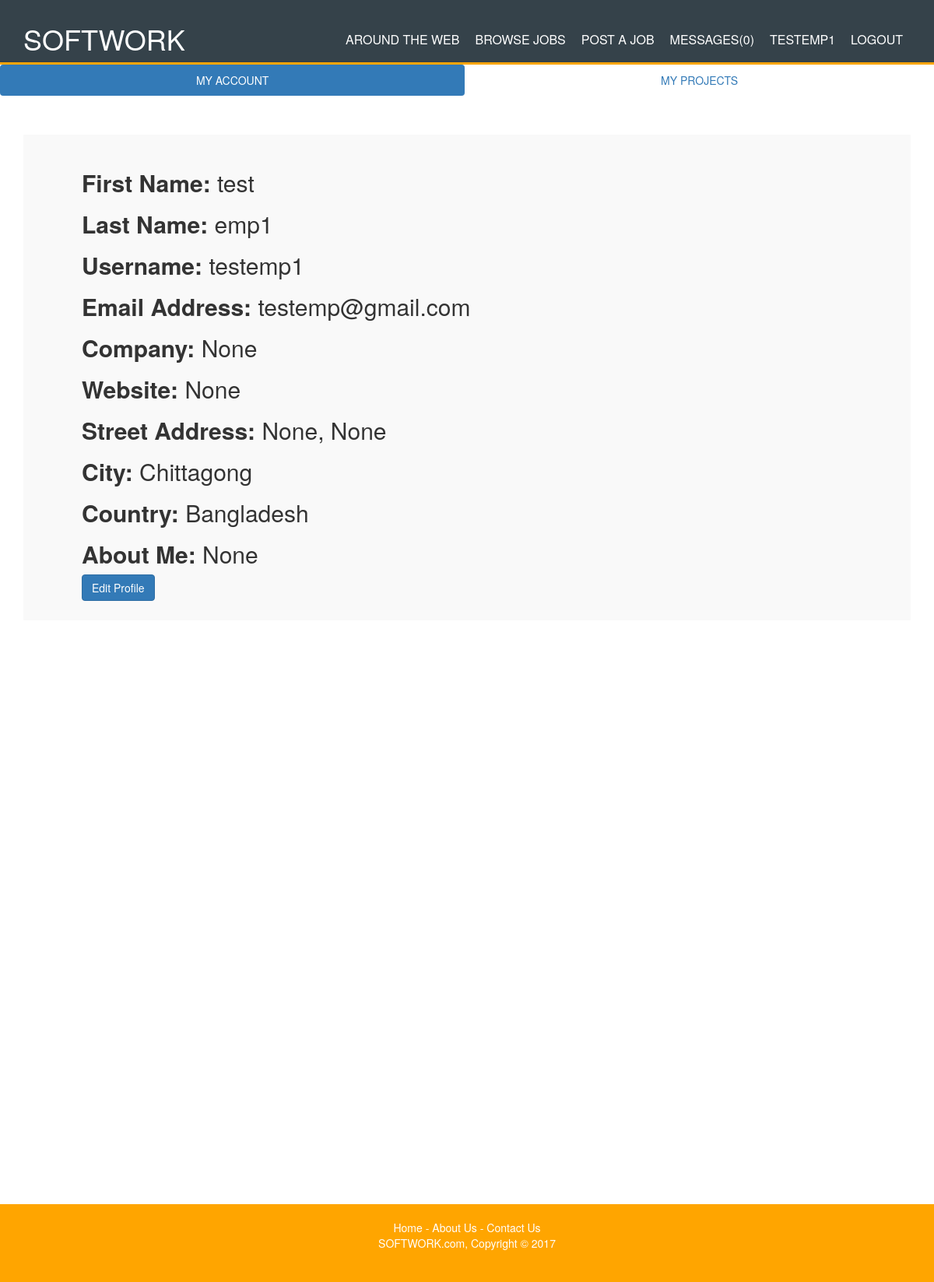
Screenshot of /employee/profile/49/ (signed in) with the database file from the repository.
### accounts/models.py (models this page shows, shortened)
class ProfileEmp(models.Model):
    user = models.OneToOneField(User, on_delete=models.CASCADE)
    employee = models.BooleanField(null=False, default=False)
    company = models.CharField(max_length=500, null=True)
    website = models.URLField(max_length=200, null=True)
    address1 = models.CharField(max_length=500, null=True)
    address2 = models.CharField(max_length=500, null=True)
    city = models.CharField(max_length=200, default='Chittagong')
    country = models.CharField(max_length=200, default='Bangladesh')
    about = models.TextField(null=True)

### employee/views.py (the view)
# urls.py: re_path(r'^profile/(?P<user_id>[0-9]+)/$', views.profile, name='profile'),
@login_required
def profile(request, user_id):
    profile = get_object_or_404(User, pk=user_id)
    profile_emp = ProfileEmp.objects.get(user=profile)
    user = User.objects.all()
    name = request.user
    free_all = ProfileFree.objects.all()
    emp_all = ProfileEmp.objects.all()
    for emp in emp_all:
        if name == emp.user:
            emp_user = True
            break
        else:
            emp_user = False
    for free in free_all:
        if name == free.user:
            free_user = True
            break
        else:
            free_user = False
    all_messages = Message.objects.all()
    count_message_e = 0
    for message in all_messages:
        if name == message.post_user and message.viewed == False:
            count_message_e = count_message_e + 1
    all_jobs = This_Job.objects.all()
    all_bids = Bid.objects.all()
    context = {
        'name': name,
        'user': user,
        'free_user': free_user,
        'emp_user': emp_user,
        'emp_all': emp_all,
        'profile': profile,
        'profile_emp': profile_emp,
        'all_jobs': all_jobs,
        'all_messages': all_messages,
        'count_message_e': count_message_e,
    }
    return render(request, 'employee/profile.html', context)

### employee/templates/employee/profile.html (shortened to what this page needs)
{% extends 'employee/base_profile.html' %}
{% block body %}
<ul class="nav nav-pills nav-justified">
  <li class="active"><a data-toggle="tab" href="#profile">MY ACCOUNT</a></li>
  <li><a data-toggle="tab" href="#projects">MY PROJECTS</a></li>
</ul>
<div class="tab-content">
  <div id="profile" class="tab-pane fade in active">
    <div class="container">
      <div id="contact">
        <h2 style="margin-left:50px; margin-right:50px;"><b>First Name: </b>{{ profile.first_name }}</h2>
        <h2 style="margin-left:50px; margin-right:50px;"><b>Last Name: </b>{{ profile.last_name }}</h2>
        <h2 style="margin-left:50px; margin-right:50px;"><b>Username: </b>{{ profile.username }}</h2>
        <h2 style="margin-left:50px; margin-right:50px;"><b>Email Address: </b>{{ profile.email }}</h2>
        <h2 style="margin-left:50px; margin-right:50px;"><b>Company: </b>{{ profile_emp.company }}</h2>
        <h2 style="margin-left:50px; margin-right:50px;"><b>Website: </b>{{ profile_emp.website }}</h2>
        <h2 style="margin-left:50px; margin-right:50px;"><b>Street Address: </b>{{ profile_emp.address1 }}, {{ profile_emp.address2 }}</h2>
        <h2 style="margin-left:50px; margin-right:50px;"><b>City: </b>{{ profile_emp.city }}</h2>
        <h2 style="margin-left:50px; margin-right:50px;"><b>Country: </b>{{ profile_emp.country }}</h2>
        <h2 style="margin-left:50px; margin-right:50px;"><b>About Me: </b>{{ profile_emp.about }}</h2>
        {% if name.is_authenticated and name == profile %}
          <a style="margin-left:50px; margin-right:50px;" href="{% url 'employee:edit_profile' profile.id %}" class="btn btn-primary" style="margin-bottom:5px;">Edit Profile</a>
        {% endif %}
      </div>
    </div>
  </div>
</div>
{% endblock %}

### employee/templates/employee/base_profile.html (shortened to what this page needs)
<!DOCTYPE html>
<html lang="en">
  <head>
    {% load static %}
    <link rel="stylesheet" type="text/css" href="{% static 'employee/css/style.css' %}"/>
    <link rel="stylesheet" type="text/css" href="{% static 'employee/css/contact_us_style.css' %}"/>
    <link rel="stylesheet" href="https://maxcdn.bootstrapcdn.com/bootstrap/3.3.6/css/bootstrap.min.css">
  </head>
  <body>
      <header>
        <div class="container">
          <div id="branding">
            <span class="highlight"><a href="/"><h1>SOFTWORK</h1></a></span>
          </div>
          <nav>
            {% if name.is_authenticated and emp_user == True and free_user == False %}
              <ul>
                <li><a href="{% url 'scraper:aroundtheweb' %}">Around The Web</a></li>
                <li><a href="{% url 'employee:e_home' %}">Browse Jobs</a></li>
                <li><a href="{% url 'employee:add_job' %}">Post a Job</a></li>
                <li><a href="{% url 'message:message' name.id %}">MESSAGES({{count_message_e}})</a></li>
                <li><a href="{% url 'employee:profile' name.id %}">{{ name.username }}</a></li>
                <li><a href="{% url 'accounts:logout' %}">Logout</a></li>
              </ul>
            {% endif %}
          </nav>
        </div>
      </header>
      {% block body %}
      {% endblock %}
      <div id="container">
        <div id="main">
        </div>
      </div>
      <footer id="foot">
        <a style="text-decoration-line: none; color:white;" href="{% url 'appMarketplace:index' %}">Home</a> - <a  style="text-decoration-line: none; color:white;" href="{% url 'appMarketplace:about' %}">About Us</a> - <a style="text-decoration-line: none; color:white;" href="{% url 'appMarketplace:contact_us' %}">Contact Us</a>
        <p>SOFTWORK.com, Copyright &copy; 2017</p>
      </footer>
  </body>
</html>

### employee/static/employee/css/style.css (style rules this page uses)
body { font-family: Arial, Helvetica, sans-serif; font-size: 15px; line-height: 1.5; padding: 0; margin: 0; background-color: #f4f4f4; }
html, body { height: 100%; }
#container { min-height: 100%; }
#main { overflow: auto; padding-bottom: 100px; padding-top: 70px; }
#foot { position: relative; height: 100px; margin-top: -100px; clear: both; }
.container { width: 80%; margin: auto; overflow: hidden; }
ul { margin: 0; padding: 0; }
header { background: #35424a; color: white; padding-top: 30px; min-height: 10px; border-bottom: orange 3px solid; }
header a { color: white; text-decoration: none; text-transform: uppercase; font-size: 16px; }
header li { float: left; display: inline; padding: 0 10px 0 10px; }
header #branding { float: left; }
header #branding h1 { margin: 0; padding-bottom: 10px; }
header nav { float: right; margin-top: 10px; padding-bottom: 10px; }
header .highlight, header .current a { color: orange; font-weight: bold; }
footer { padding: 20px; margin-top: 20px; color: white; background-color: orange; text-align: center; }

### employee/static/employee/css/contact_us_style.css (style rules this page uses)
* { margin:0; padding:0; box-sizing:border-box; -webkit-box-sizing:border-box; -moz-box-sizing:border-box; -webkit-font-smoothing:antialiased; -moz-font-smoothing:antialiased; -o-font-smoothing:antialiased; font-smoothing:antialiased; text-rendering:optimizeLegibility; }
body { font-family:"Open Sans", Helvetica, Arial, sans-serif; font-weight:300; font-size: 12px; line-height:30px; color:#777; background:#0CF; }
.container { width:30%; margin:0 auto; position:relative; }
#contact { background:#F9F9F9; padding:25px; margin:50px 0; }

### rows the page displays
ProfileEmp: company "None", website "None", address1 "None", address2 "None", city "Chittagong", country "Bangladesh", about "None"

### other values shown
{{ count_message_e }} "0"
{{ name.username }} "TESTEMP1"
{{ profile.first_name }} "test"
{{ profile.last_name }} "emp1"
{{ profile.username }} "testemp1"
{{ profile.email }} "testemp@gmail.com"
